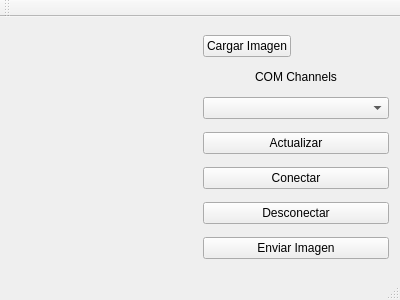
<?xml version="1.0" encoding="UTF-8"?>
<ui version="4.0">
 <class>MainWindow</class>
 <widget class="QMainWindow" name="MainWindow">
  <property name="geometry">
   <rect>
    <x>0</x>
    <y>0</y>
    <width>400</width>
    <height>300</height>
   </rect>
  </property>
  <property name="windowTitle">
   <string>MainWindow</string>
  </property>
  <widget class="QWidget" name="centralWidget">
   <layout class="QHBoxLayout" name="horizontalLayout_2">
    <item>
     <widget class="QLabel" name="image_Label">
      <property name="autoFillBackground">
       <bool>true</bool>
      </property>
      <property name="text">
       <string>&lt;html&gt;&lt;head/&gt;&lt;body&gt;&lt;p&gt;&lt;img src=&quot;:/myFiles/default_image.jpg&quot;/&gt;&lt;br/&gt;&lt;/p&gt;&lt;/body&gt;&lt;/html&gt;</string>
      </property>
      <property name="scaledContents">
       <bool>true</bool>
      </property>
      <property name="alignment">
       <set>Qt::AlignCenter</set>
      </property>
     </widget>
    </item>
    <item>
     <layout class="QVBoxLayout" name="verticalLayout_2">
      <item>
       <widget class="QPushButton" name="loadImage_Btn">
        <property name="sizePolicy">
         <sizepolicy hsizetype="Fixed" vsizetype="Fixed">
          <horstretch>0</horstretch>
          <verstretch>0</verstretch>
         </sizepolicy>
        </property>
        <property name="text">
         <string>Cargar Imagen</string>
        </property>
       </widget>
      </item>
      <item>
       <widget class="QLabel" name="comChannels_Label">
        <property name="sizePolicy">
         <sizepolicy hsizetype="Preferred" vsizetype="Fixed">
          <horstretch>0</horstretch>
          <verstretch>0</verstretch>
         </sizepolicy>
        </property>
        <property name="text">
         <string>COM Channels</string>
        </property>
        <property name="alignment">
         <set>Qt::AlignCenter</set>
        </property>
       </widget>
      </item>
      <item>
       <widget class="QComboBox" name="comChannels_ComboBox"/>
      </item>
      <item>
       <widget class="QPushButton" name="updateChannels_Btn">
        <property name="text">
         <string>Actualizar</string>
        </property>
       </widget>
      </item>
      <item>
       <widget class="QPushButton" name="connect_Btn">
        <property name="text">
         <string>Conectar</string>
        </property>
       </widget>
      </item>
      <item>
       <widget class="QPushButton" name="disconnect_Btn">
        <property name="text">
         <string>Desconectar</string>
        </property>
       </widget>
      </item>
      <item>
       <widget class="QPushButton" name="sendImage_Btn">
        <property name="text">
         <string>Enviar Imagen</string>
        </property>
       </widget>
      </item>
     </layout>
    </item>
   </layout>
  </widget>
  <widget class="QMenuBar" name="menuBar">
   <property name="geometry">
    <rect>
     <x>0</x>
     <y>0</y>
     <width>400</width>
     <height>21</height>
    </rect>
   </property>
  </widget>
  <widget class="QToolBar" name="mainToolBar">
   <attribute name="toolBarArea">
    <enum>TopToolBarArea</enum>
   </attribute>
   <attribute name="toolBarBreak">
    <bool>false</bool>
   </attribute>
  </widget>
  <widget class="QStatusBar" name="statusBar"/>
 </widget>
 <layoutdefault spacing="6" margin="11"/>
 <resources/>
 <connections/>
</ui>
